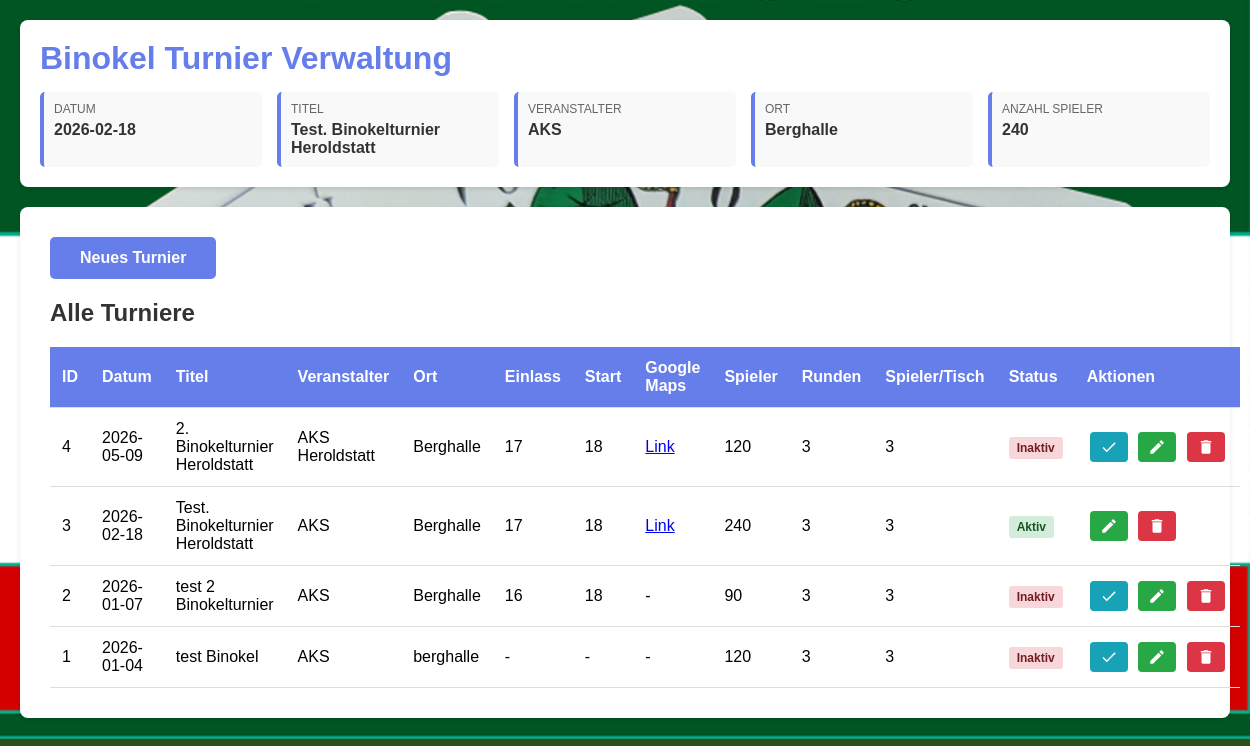
Page /turnier/turnier_erfassen.php on the earlier database version.
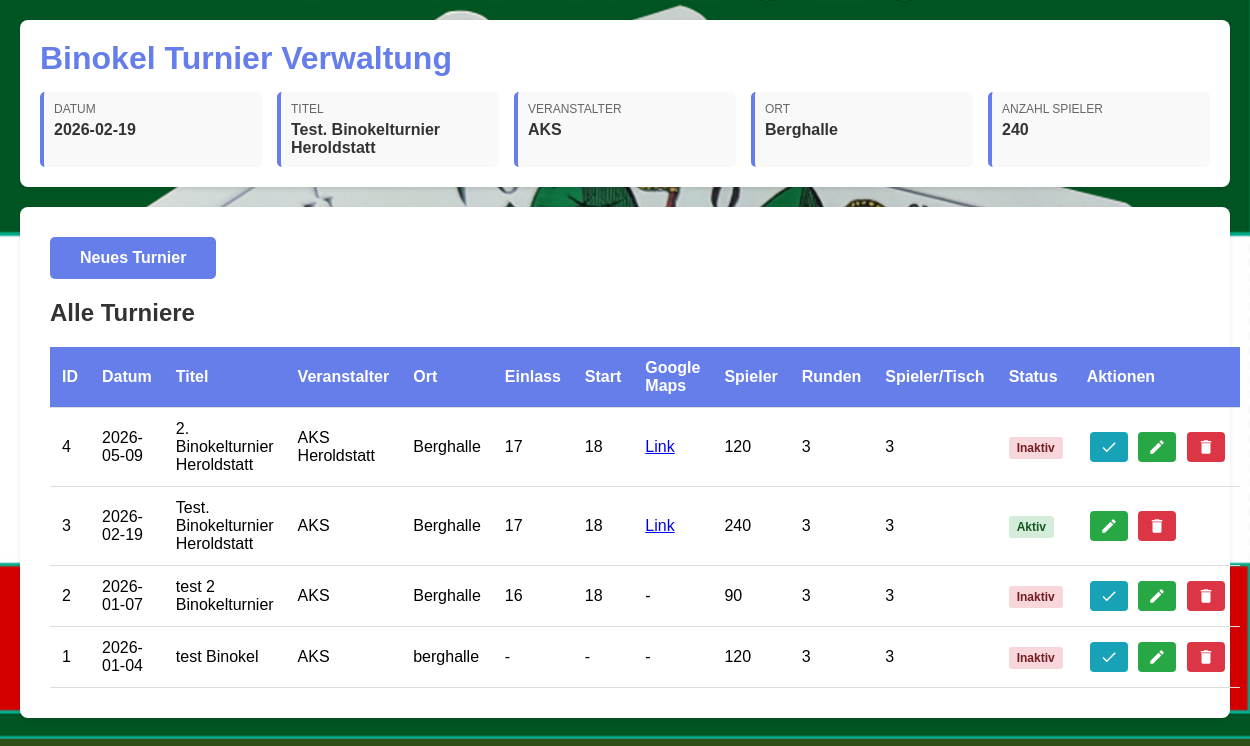
Same page on the later database version.
### tables this page shows
CREATE TABLE turnier (
        id INTEGER PRIMARY KEY AUTOINCREMENT,
        datum TEXT NOT NULL,
        titel TEXT NOT NULL,
        veranstalter TEXT NOT NULL,
        ort TEXT NOT NULL,
        erstellt_am TEXT DEFAULT CURRENT_TIMESTAMP,
        aktiv INTEGER DEFAULT 1
    , anzahl_spieler INTEGER DEFAULT 0, anzahl_runden INTEGER DEFAULT 3, spieler_pro_runde INTEGER DEFAULT 3, aktive_runde INTEGER DEFAULT NULL, aktive_ergebnis_runde INTEGER DEFAULT NULL, googlemaps_link TEXT DEFAULT NULL, startzeit TEXT DEFAULT NULL, einlasszeit TEXT DEFAULT NULL);

### turnier/config.php (called while the page is built, shortened)
<?php
function getAktuellesTurnier() {
    $db = getDB();
    $stmt = $db->query("SELECT * FROM turnier WHERE aktiv = 1 ORDER BY id DESC LIMIT 1");
    return $stmt->fetch(PDO::FETCH_ASSOC);
}
function getAllTurniere() {
    $db = getDB();
    $stmt = $db->query("SELECT * FROM turnier ORDER BY datum DESC, id DESC");
    return $stmt->fetchAll(PDO::FETCH_ASSOC);
}

### turnier/turnier_erfassen.php (the view, shortened to what the changed rows need)
<?php
require_once 'config.php';
$aktuellesTurnier = getAktuellesTurnier();
$alleTurniere = getAllTurniere();
$success = null;
$error = null;
$editMode = false;
$editTurnier = null;
$showForm = isset($_GET['new']) || $editMode;
?>
<!DOCTYPE html>
<html lang="de">
<head>
</head>
<body>
    <?php include 'header.php'; ?>
    <div class="container">
        <?php if ($showForm): ?>
            <h2><?php echo $editMode ? 'Turnier bearbeiten' : 'Neues Turnier erfassen'; ?></h2>
            <?php if ($success): ?>
                <div class="message success">
                    <?php echo htmlspecialchars($success); ?>
                </div>
            <?php endif; ?>
            <?php if ($error): ?>
                <div class="message error">
                    <?php echo htmlspecialchars($error); ?>
                </div>
            <?php endif; ?>
            <form action="turnier_speichern.php" method="POST">
                <?php if ($editMode): ?>
                    <input type="hidden" name="id" value="<?php echo $editTurnier['id']; ?>">
                <?php endif; ?>
                <div class="form-group">
                    <label for="datum">Datum *</label>
                    <input type="date" id="datum" name="datum" required value="<?php echo $editMode ? htmlspecialchars($editTurnier['datum']) : ''; ?>">
                </div>
                <div class="form-group">
                    <label for="titel">Titel *</label>
                    <input type="text" id="titel" name="titel" required placeholder="z.B. 2. Binokelturnier Heroldstatt" value="<?php echo $editMode ? htmlspecialchars($editTurnier['titel']) : ''; ?>">
                </div>
                <div class="form-group">
                    <label for="veranstalter">Veranstalter *</label>
                    <input type="text" id="veranstalter" name="veranstalter" required placeholder="z.B. AKS Heroldstatt" value="<?php echo $editMode ? htmlspecialchars($editTurnier['veranstalter']) : ''; ?>">
                </div>
                <div class="form-group">
                    <label for="ort">Ort *</label>
                    <input type="text" id="ort" name="ort" required placeholder="z.B. Berghalle, 72535 Heroldstatt" value="<?php echo $editMode ? htmlspecialchars($editTurnier['ort']) : ''; ?>">
                </div>
                <div class="form-group">
                    <label for="einlasszeit">Einlasszeit (optional)</label>
                    <input type="text" id="einlasszeit" name="einlasszeit" placeholder="z.B. 17 Uhr" value="<?php echo $editMode ? htmlspecialchars($editTurnier['einlasszeit'] ?? '') : ''; ?>">
                </div>
                <div class="form-group">
                    <label for="startzeit">Startzeit (optional)</label>
                    <input type="text" id="startzeit" name="startzeit" placeholder="z.B. 18 Uhr" value="<?php echo $editMode ? htmlspecialchars($editTurnier['startzeit'] ?? '') : ''; ?>">
                </div>
                <div class="form-group">
                    <label for="googlemaps_link">Google Maps Link (optional)</label>
                    <input type="url" id="googlemaps_link" name="googlemaps_link" placeholder="z.B. https://maps.app.goo.gl/WW1vLiSJfzJ5VBrt8" value="<?php echo $editMode ? htmlspecialchars($editTurnier['googlemaps_link'] ?? '') : ''; ?>">
                </div>
                <div class="form-group">
                    <label for="anzahl_spieler">Anzahl der Spieler *</label>
                    <input type="number" id="anzahl_spieler" name="anzahl_spieler" required min="1" placeholder="z.B. 16" value="<?php echo $editMode ? htmlspecialchars($editTurnier['anzahl_spieler'] ?? '0') : ''; ?>" onchange="pruefeTeilbarkeit()" oninput="pruefeTeilbarkeit()">
                </div>
                <div class="form-group">
                    <label for="anzahl_runden">Anzahl der Runden *</label>
                    <input type="number" id="anzahl_runden" name="anzahl_runden" required min="1" value="<?php echo $editMode ? htmlspecialchars($editTurnier['anzahl_runden'] ?? '3') : '3'; ?>">
                </div>
                <div class="form-group">
                    <label for="spieler_pro_runde">Anzahl Spieler pro Runde (pro Tisch) *</label>
                    <input type="number" id="spieler_pro_runde" name="spieler_pro_runde" required min="2" value="<?php echo $editMode ? htmlspecialchars($editTurnier['spieler_pro_runde'] ?? '3') : '3'; ?>" onchange="pruefeTeilbarkeit()" oninput="pruefeTeilbarkeit()">
                    <small id="teilbarkeits_hinweis" style="display: none; color: #dc3545; margin-top: 5px; display: block;"></small>
                </div>
                <button type="submit" class="btn" id="submitBtn"><?php echo $editMode ? 'Turnier aktualisieren' : 'Turnier speichern'; ?></button>
            </form>
            <script>
                function pruefeTeilbarkeit() {
                    var anzahlSpieler = parseInt(document.getElementById('anzahl_spieler').value) || 0;
                    var spielerProRunde = parseInt(document.getElementById('spieler_pro_runde').value) || 0;
                    var hinweis = document.getElementById('teilbarkeits_hinweis');
                    var submitBtn = document.getElementById('submitBtn');
                    if (anzahlSpieler > 0 && spielerProRunde > 0) {
                        if (anzahlSpieler % spielerProRunde != 0) {
                            var rest = anzahlSpieler % spielerProRunde;
                            hinweis.textContent = 'Warnung: Die Anzahl der Spieler (' + anzahlSpieler + ') ist nicht ganzzahlig durch die Anzahl Spieler pro Runde (' + spielerProRunde + ') teilbar. Rest: ' + rest + '.';
                            hinweis.style.color = '#dc3545';
                            hinweis.style.display = 'block';
                            submitBtn.disabled = false; // Erlaube trotzdem das Absenden, Server validiert auch
                        } else {
                            hinweis.textContent = '✓ Die Anzahl der Spieler ist durch die Anzahl Spieler pro Runde teilbar.';
                            hinweis.style.color = '#28a745';
                            hinweis.style.display = 'block';
                            submitBtn.disabled = false;
                        }
                    } else {
                        hinweis.style.display = 'none';
                        submitBtn.disabled = false;
                    }
                }
                // Beim Laden der Seite prüfen, falls Werte bereits vorhanden
                window.addEventListener('DOMContentLoaded', function() {
                    pruefeTeilbarkeit();
                });
            </script>
        <?php else: ?>
            <h2>Alle Turniere</h2>
            <?php if (empty($alleTurniere)): ?>
                <p class="no-turnier">Noch keine Turniere erfasst.</p>
            <?php else: ?>
                <table>
                    <thead>
                        <tr>
                            <th>ID</th>
                            <th>Datum</th>
                            <th>Titel</th>
                            <th>Veranstalter</th>
                            <th>Ort</th>
                            <th>Einlass</th>
                            <th>Start</th>
                            <th>Google Maps</th>
                            <th>Spieler</th>
                            <th>Runden</th>
                            <th>Spieler/Tisch</th>
                            <th>Status</th>
                            <th>Aktionen</th>
                        </tr>
                    </thead>
                    <tbody>
                        <?php foreach ($alleTurniere as $turnier): ?>
                            <tr>
                                <td><?php echo htmlspecialchars($turnier['id']); ?></td>
                                <td><?php echo htmlspecialchars($turnier['datum']); ?></td>
                                <td><?php echo htmlspecialchars($turnier['titel']); ?></td>
                                <td><?php echo htmlspecialchars($turnier['veranstalter']); ?></td>
                                <td><?php echo htmlspecialchars($turnier['ort']); ?></td>
                                <td><?php echo htmlspecialchars($turnier['einlasszeit'] ?? '-'); ?></td>
                                <td><?php echo htmlspecialchars($turnier['startzeit'] ?? '-'); ?></td>
                                <td>
                                    <?php if (!empty($turnier['googlemaps_link'])): ?>
                                        <a href="<?php echo htmlspecialchars($turnier['googlemaps_link']); ?>" target="_blank" title="<?php echo htmlspecialchars($turnier['googlemaps_link']); ?>">Link</a>
                                    <?php else: ?>
                                        -
                                    <?php endif; ?>
                                </td>
                                <td><?php echo htmlspecialchars($turnier['anzahl_spieler'] ?? '0'); ?></td>
                                <td><?php echo htmlspecialchars($turnier['anzahl_runden'] ?? '3'); ?></td>
                                <td><?php echo htmlspecialchars($turnier['spieler_pro_runde'] ?? '3'); ?></td>
                                <td>
                                    <?php if ($turnier['aktiv'] == 1): ?>
                                        <span class="status-active">Aktiv</span>
                                    <?php else: ?>
                                        <span class="status-inactive">Inaktiv</span>
                                    <?php endif; ?>
                                </td>
                                <td>
                                    <div class="action-buttons">
                                        <button class="icon-btn icon-btn-edit" onclick="editTurnier(<?php echo $turnier['id']; ?>)" title="Bearbeiten">
                                            <svg xmlns="http://www.w3.org/2000/svg" viewBox="0 0 24 24">
                                                <path d="M3 17.25V21h3.75L17.81 9.94l-3.75-3.75L3 17.25zM20.71 7.04c.39-.39.39-1.02 0-1.41l-2.34-2.34c-.39-.39-1.02-.39-1.41 0l-1.83 1.83 3.75 3.75 1.83-1.83z"/>
                                            </svg>
                                        </button>
                                        <button class="icon-btn icon-btn-delete" onclick="deleteTurnier(<?php echo $turnier['id']; ?>)" title="Löschen">
                                            <svg xmlns="http://www.w3.org/2000/svg" viewBox="0 0 24 24">
                                                <path d="M6 19c0 1.1.9 2 2 2h8c1.1 0 2-.9 2-2V7H6v12zM19 4h-3.5l-1-1h-5l-1 1H5v2h14V4z"/>
                                            </svg>
                                        </button>
                                    </div>
                                </td>
                            </tr>
                        <?php endforeach; ?>
                    </tbody>
                </table>
            <?php endif; ?>
        <?php endif; ?>
    </div>
</body>
</html>

### turnier/header.php (shortened to what the changed rows need)
<?php
require_once 'config.php';
$aktuellesTurnier = getAktuellesTurnier();
?>
<div class="header">
    <h1>Binokel Turnier Verwaltung</h1>
    <?php if ($aktuellesTurnier): ?>
        <div class="turnier-info">
            <div class="info-item">
                <div class="info-label">Datum</div>
                <div class="info-value"><?php echo htmlspecialchars($aktuellesTurnier['datum']); ?></div>
            </div>
            <div class="info-item">
                <div class="info-label">Titel</div>
                <div class="info-value"><?php echo htmlspecialchars($aktuellesTurnier['titel']); ?></div>
            </div>
            <div class="info-item">
                <div class="info-label">Veranstalter</div>
                <div class="info-value"><?php echo htmlspecialchars($aktuellesTurnier['veranstalter']); ?></div>
            </div>
            <div class="info-item">
                <div class="info-label">Ort</div>
                <div class="info-value"><?php echo htmlspecialchars($aktuellesTurnier['ort']); ?></div>
            </div>
            <div class="info-item">
                <div class="info-label">Anzahl Spieler</div>
                <div class="info-value"><?php echo htmlspecialchars($aktuellesTurnier['anzahl_spieler'] ?? '0'); ?></div>
            </div>
        </div>
    <?php else: ?>
        <p class="no-turnier">Noch kein Turnier erfasst</p>
    <?php endif; ?>
</div>

Differences in the rows shown:
changed turnier "Test. Binokelturnier Heroldstatt": datum "2026-02-18" → "2026-02-19"
